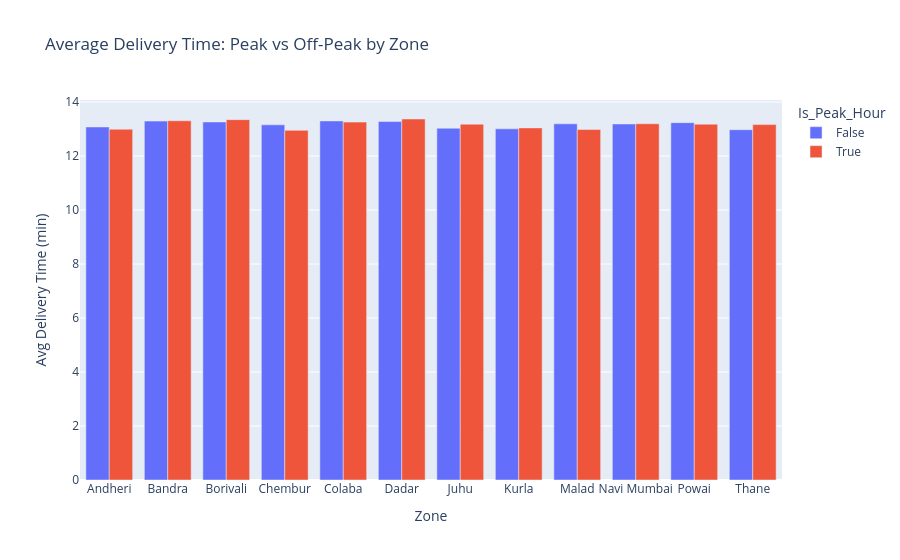

The cell this chart's notebook holds for it:
### Markdown cell above
## Section 5: Delivery Performance Analysis

### Code cell
# Peak vs Off-Peak Delivery Time
peak_delivery = df.groupby(['Mumbai_Zone', 'Is_Peak_Hour'])['Delivery_Time_Min'].mean().unstack()

fig = px.bar(peak_delivery, barmode='group', 
             title='Average Delivery Time: Peak vs Off-Peak by Zone',
             labels={'value': 'Avg Delivery Time (min)', 'Mumbai_Zone': 'Zone'})
fig.show()

# Distance vs Delivery Time Scatter
fig2 = px.scatter(df.sample(2000), x='Distance_Km', y='Delivery_Time_Min', color='Company',
                  color_discrete_map=palette, title='Distance vs Delivery Time (Sampled)',
                  trendline='ols', opacity=0.6)
fig2.show()

### Figure 1 — Plotly figure (JSON) as saved in the notebook; plotly's stock layout.template omitted (floating-point values rounded to 4 significant figures)
{"data": [{"alignmentgroup": "True", "hovertemplate": "Is_Peak_Hour=False<br>Zone=%{x}<br>Avg Delivery Time (min)=%{y}<extra></extra>", "legendgroup": "False", "marker": {"color": "#636efa", "pattern": {"shape": ""}}, "name": "False", "offsetgroup": "False", "orientation": "v", "showlegend": true, "textposition": "auto", "type": "bar", "x": ["Andheri", "Bandra", "Borivali", "Chembur", "Colaba", "Dadar", "Juhu", "Kurla", "Malad", "Navi Mumbai", "Powai", "Thane"], "xaxis": "x", "y": [13.08, 13.29, 13.26, 13.15, 13.3, 13.28, 13.03, 13.01, 13.19, 13.19, 13.24, 12.97], "yaxis": "y"}, {"alignmentgroup": "True", "hovertemplate": "Is_Peak_Hour=True<br>Zone=%{x}<br>Avg Delivery Time (min)=%{y}<extra></extra>", "legendgroup": "True", "marker": {"color": "#EF553B", "pattern": {"shape": ""}}, "name": "True", "offsetgroup": "True", "orientation": "v", "showlegend": true, "textposition": "auto", "type": "bar", "x": ["Andheri", "Bandra", "Borivali", "Chembur", "Colaba", "Dadar", "Juhu", "Kurla", "Malad", "Navi Mumbai", "Powai", "Thane"], "xaxis": "x", "y": [12.99, 13.31, 13.35, 12.95, 13.26, 13.37, 13.18, 13.04, 12.98, 13.2, 13.18, 13.16], "yaxis": "y"}], "layout": {"barmode": "group", "legend": {"title": {"text": "Is_Peak_Hour"}, "tracegroupgap": 0}, "title": {"text": "Average Delivery Time: Peak vs Off-Peak by Zone"}, "xaxis": {"anchor": "y", "domain": [0, 1], "title": {"text": "Zone"}}, "yaxis": {"anchor": "x", "domain": [0, 1], "title": {"text": "Avg Delivery Time (min)"}}}}
